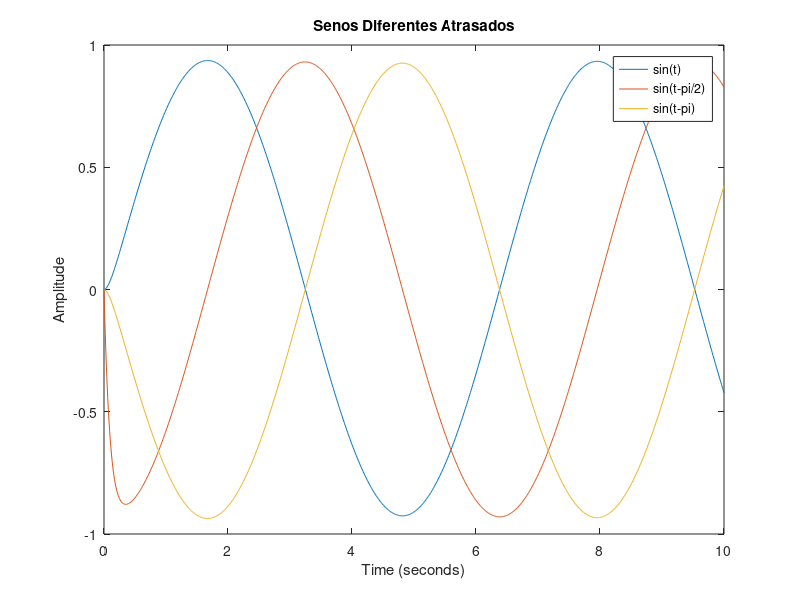

MATLAB code to generate this figure:
% parte 1, trab cdsd

close all
clc
clear
w = 1.109982
T = 8.1053
z = 4.8715

t = 0:0.01:10

s=tf('s');

num = [w^2*T w^2] 
den = [1 2*z*w w^2]

gs = tf(num, den)

pi = 3.14

%u1=1*sin(t);
%u2=0.3*sin(t);
%u3=0.7*sin(t);

u1=1*sin(t);
u2=1*sin(t-pi/2);
u3=1*sin(t-pi);

[A, B, C, D]=tf2ss(num, den)

sys = ss(A,B,C,D);

[y1, t1] = lsim(sys, u1, t, [0 0]);
[y2, t2] = lsim(sys, u2, t, [0 0]);
[y3, t3] = lsim(sys, u3, t, [0 0]);

plot(t1,y1,t2,y2,t3,y3);

%legend("sin(t)","0.3sin(t)","0.7sin(t)")
%title("Senos Diferentes Amplitudes")
legend("sin(t)","sin(t-pi/2)","sin(t-pi)")
title("Senos Diferentes Atrasados")
ylabel('Amplitude') 
xlabel('Time (seconds)') 